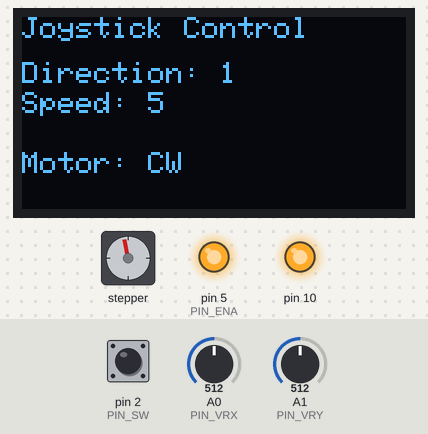
Simulated run of this program. Board: Arduino Uno, built with avr-gcc and run on an emulated ATmega328P. Parts: 128×64 one-colour display, stepper motor, output pins drawn as LEDs (lit = HIGH). The test bench sets the inputs (shaded band); at power-on: A0 (PIN_VRX) = 512, pin 2 (PIN_SW) LOW, A1 (PIN_VRY) = 512. Stepper angles assume 200 steps per turn; what the program prints to the serial monitor is not drawn.

Above: at 3.4 s.
3.5 s: A0 (PIN_VRX) set to 411
At 5.13 s:
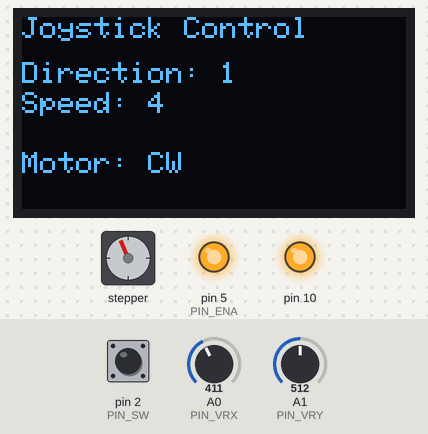
6.5 s: A0 (PIN_VRX) set to 392
At 7.8 s:
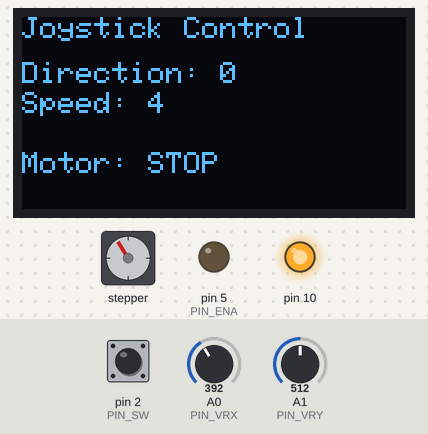
8.1 s: A0 (PIN_VRX) set to 312
At 8.7 s:
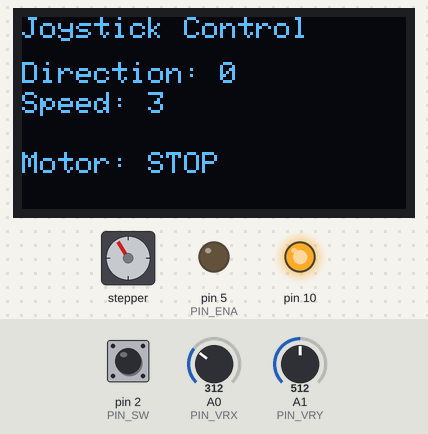
9.7 s: A0 (PIN_VRX) set to 283
At 10.27 s:
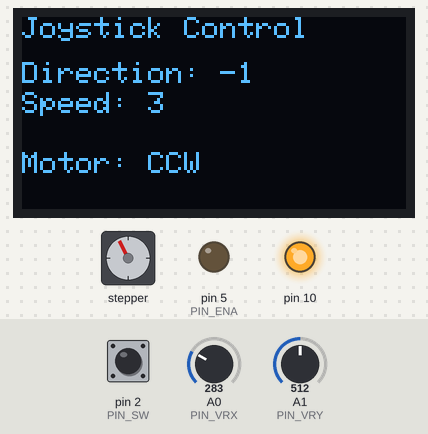
12.2 s: A0 (PIN_VRX) set to 716
At 12.47 s:
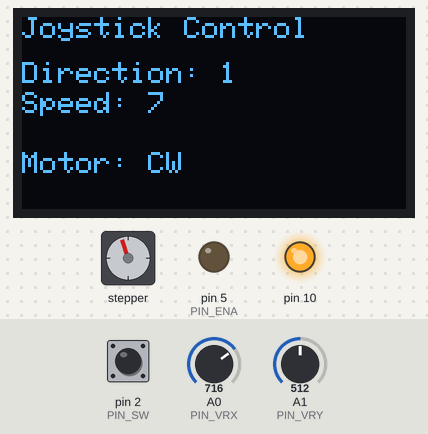
15.2 s: A0 (PIN_VRX) set to 1014
At 15.45 s:
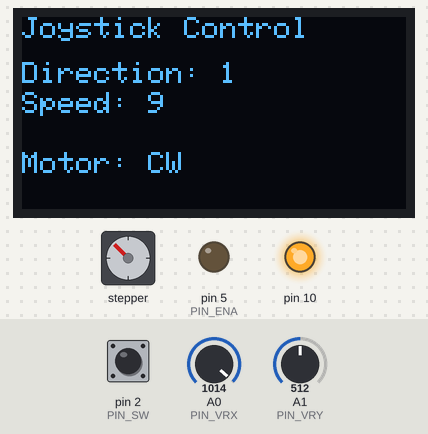
18.2 s: A0 (PIN_VRX) set to 1023
Timing chart, 0 to 24.5 s (numbered marks = the images above; inputs shaded):
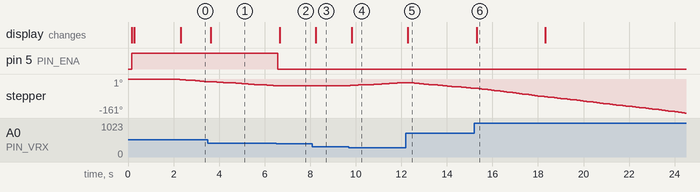

Measured:
- the behaviour switches between 400 and 399 on A0 (PIN_VRX) (found by bisection; images 1 and 2)
- the behaviour switches between 301 and 300 on A0 (PIN_VRX) (found by bisection; images 3 and 4)
- after the input at 3.5 s, the display: changes after 0.13 s (image 1)
- after the input at 6.5 s, pin 5 (PIN_ENA): HIGH → LOW after 0.08 s; stepper: stops changing and stays -31°; the display: changes after 0.16 s (image 2)
- after the input at 8.1 s, the display: changes after 0.15 s (image 3)
- after the input at 9.7 s, stepper: keeps turning clockwise at about 6°/s, starting after 0.06 s; the display: changes after 0.12 s (image 4)
- after the input at 12.2 s, the display: changes after 0.09 s (image 5)
- after the input at 15.2 s, the display: changes after 0.11 s (image 6)

The program:

main.cpp
```cpp
#include <Arduino.h>
#include "Display.h"
#include "Joystick.h"
#include "StepperMotor.h"

void setup() {
  Serial.begin(9600);
  Serial.println(F("Starting JoyLight system..."));

  // 1. Initialize joystick
  initJoystick();
  // 2. Initialize display
  initDisplay();
  // 3. Initialize stepper motor
  initStepperMotor();

  // 4. Show welcome message
  clearDisplay();
  showText("JoyLight", 0, 0, 2);
  showText("System Ready", 0, 20);
  updateDisplay();
  delay(2000);

}

void loop() {
  // 1. Read joystick values
  JoystickValues joystickValues = readJoystickValues();

  // 2. Control stepper motor with joystick X-axis
  continuousMotorControlWithJoystick(joystickValues.valueX, joystickValues.valueX);

  // 3. Display joystick values and motor status
  int direction = getJoystickDirection(joystickValues.valueX);
  float speed = getJoystickSpeed(joystickValues.valueX);
  clearDisplay();
  showText("Joystick Control", 0, 0, 1);
  showValue("Direction", direction, 0, 15);
  showValue("Speed", speed, 0, 25);

  // 4. Show motor direction and speed info

  if (direction == 0) {
    showText("Motor: STOP", 0, 45);
  } else if (direction == 1) {
    showText("Motor: CW", 0, 45);
  } else if (direction == -1) {
    showText("Motor: CCW", 0, 45);
  } else {
    showText("Motor: ERROR", 0, 45);
  }

  updateDisplay();

}
```

Display.h
```cpp
#ifndef DISPLAY_H
#define DISPLAY_H

#include <Adafruit_GFX.h>
#include <Adafruit_SH110X.h>

// Display configuration
#define SCREEN_WIDTH 128
#define SCREEN_HEIGHT 64

// Waveshare 10451 OLED 1.3" 128x64px Configuration
// SPI Configuration (dla Waveshare 10451)
#define OLED_MOSI   11  // DIN
#define OLED_CLK    13  // CLK
#define OLED_DC     9   // DC
#define OLED_CS     10  // CS
#define OLED_RESET  8   // RST

// I2C Configuration (alternatywa dla Waveshare 10451)
#define I2C_OLED_RESET -1 // Reset pin # (or -1 if sharing Arduino reset pin)
#define SCREEN_ADDRESS 0x3C ///< See datasheet for Address; 0x3D for 128x64, 0x3C for 128x32

// Display object
extern Adafruit_SH1106G display;

// Function declarations
void initDisplay();
void clearDisplay();
void showText(const char* text, int x = 0, int y = 0, int size = 1);
void showValue(const char* label, int value, int x = 0, int y = 0);
void updateDisplay();

#endif
```

Joystick.h
```cpp
#ifndef JOYSTICK_H
#define JOYSTICK_H

// Joystick pin configuration
#define PIN_VRX A0
#define PIN_VRY A1
#define PIN_SW  2

struct JoystickValues {
    int valueX;
    int valueY;
    int valueButton;
  };

// Joystick variables
extern int cx; // kalibracja środka
extern JoystickValues values;

// Function declarations
void initJoystick();
JoystickValues readJoystickValues();
void calibrateCenter();

#endif
```

StepperMotor.h
```cpp
#ifndef STEPPER_MOTOR_H
#define STEPPER_MOTOR_H

#include <Arduino.h>
#include <AccelStepper.h>

// Pin definitions for TB6560 stepper driver
#define PIN_STEP 3    // CLK+ - Step signal (PWM)
#define PIN_DIR  4    // CW+ - Direction signal
#define PIN_ENA  5    // ENA+ - Enable signal

// Potentiometer pin for speed control
#define PIN_POT A0    // Analog pin for potentiometer

// Stepper motor configuration
#define STEPS_PER_REV 200  // Steps per revolution (1.8° stepper)
#define MAX_SPEED 500     // Maximum speed in steps per second
#define ACCELERATION 500   // Acceleration in steps per second squared

// Global AccelStepper object
extern AccelStepper stepper;

// Function declarations
void initStepperMotor();
void enableStepperMotor();
void disableStepperMotor();
void setDirection(bool clockwise);
void stepMotor(int steps);
void rotateDegrees(float degrees);
void rotateRevolutions(float revolutions);
void setSpeed(float speed);
void setAcceleration(float acceleration);
void runMotor();
void stopMotor();
void moveToPosition(long position);
void moveRelative(long steps);

// Joystick control functions
void continuousMotorControlWithJoystick(int joystickX, int joystickY);
int getJoystickDirection(int joystickX);
float getJoystickSpeed(int joystickX);


#endif // STEPPER_MOTOR_H
```

Display.cpp
```cpp
#include "Display.h"


// Display object definition - SPI version dla Waveshare 10451
Adafruit_SH1106G display(SCREEN_WIDTH, SCREEN_HEIGHT,
  &SPI, OLED_DC, OLED_RESET, OLED_CS);

void initDisplay() {
  // Inicjalizacja SPI dla Waveshare 10451
  SPI.begin();
  Serial.println(F("Initializing SPI mode..."));

  // Próba inicjalizacji wyświetlacza SPI
  if(!display.begin(0x3C)) {
    Serial.println(F("SH110X SPI allocation failed"));
    Serial.println(F("Check SPI wiring"));
    for(;;); // Błąd - zatrzymaj
  }
  display.clearDisplay();
  display.setTextSize(1);
  display.setTextColor(SH110X_WHITE);
  display.setCursor(0,0);
  display.println(F("Hello OLED!"));
  display.display();
}

void clearDisplay() {
  display.clearDisplay();
}

void showText(const char* text, int x, int y, int size) {
  display.setTextSize(size);
  display.setCursor(x, y);
  display.println(text);
}

void showValue(const char* label, int value, int x, int y) {
  display.setCursor(x, y);
  display.print(label);
  display.print(": ");
  display.println(value);
}

void updateDisplay() {
  display.display();
}
```

Joystick.cpp
```cpp
#include "Joystick.h"
#include <Arduino.h>

// Joystick variables definition
int cx = 0; // kalibracja środka
int valueX = 0;
int valueY = 0;
int valueButton = 0;

void initJoystick() {
  pinMode(PIN_VRX, INPUT);
  Serial.println(F("Joystick initialized"));

  // Kalibracja środka
  calibrateCenter();
}


JoystickValues readJoystickValues() {
  valueX = analogRead(PIN_VRX);
  valueY = analogRead(PIN_VRY);
  valueButton = digitalRead(PIN_SW);


  return { valueX, valueY, valueButton };
}

void calibrateCenter() {
  // Pobierz kilka odczytów i oblicz średnią jako środek
  int sum = 0;
  for(int i = 0; i < 10; i++) {
    sum += analogRead(PIN_VRX);
    delay(10);
  }
  cx = sum / 10;

  Serial.print(F("Joystick center calibrated at: "));
  Serial.println(cx);
}
```

StepperMotor.cpp
```cpp
#include "StepperMotor.h"

// Create AccelStepper object for TB6560 driver (Driver mode)
AccelStepper stepper(AccelStepper::DRIVER, PIN_STEP, PIN_DIR);

void initStepperMotor() {
  // Configure enable pin as output
  pinMode(PIN_ENA, OUTPUT);
  pinMode(PIN_DIR, OUTPUT);
  pinMode(PIN_STEP, OUTPUT);

  // Configure potentiometer pin as input
  pinMode(PIN_POT, INPUT);

  // Initialize stepper motor settings
  stepper.setMaxSpeed(MAX_SPEED);
  stepper.setAcceleration(ACCELERATION);
  stepper.setCurrentPosition(0);

  // Disable motor initially
  enableStepperMotor();

  Serial.println(F("AccelStepper motor initialized"));
  Serial.print(F("Max speed: "));
  Serial.print(MAX_SPEED);
  Serial.println(F(" steps/sec"));
  Serial.print(F("Acceleration: "));
  Serial.print(ACCELERATION);
  Serial.println(F(" steps/sec²"));
  Serial.println(F("Potentiometer connected to A0"));
}

void enableStepperMotor() {
  digitalWrite(PIN_ENA, HIGH);
  Serial.println(F("Stepper motor enabled"));
}

void disableStepperMotor() {
  digitalWrite(PIN_ENA, LOW);
  Serial.println(F("Stepper motor disabled"));
}

void setDirection(bool clockwise) {
  // Direction is handled automatically by AccelStepper
  // This function is kept for compatibility
  Serial.println(clockwise ? F("Direction: Clockwise") : F("Direction: Counter-clockwise"));
}

void setSpeed(float speed) {
  stepper.setMaxSpeed(speed);
  Serial.print(F("Speed set to: "));
  Serial.print(speed);
  Serial.println(F(" steps/sec"));
}

void setAcceleration(float acceleration) {
  stepper.setAcceleration(acceleration);
  Serial.print(F("Acceleration set to: "));
  Serial.print(acceleration);
  Serial.println(F(" steps/sec²"));
}

void stepMotor(int steps) {
  if (steps == 0) return;

  enableStepperMotor();

  // Move relative to current position
  stepper.move(steps);

  // Run the motor until it reaches the target
  while (stepper.distanceToGo() != 0) {
    stepper.run();
  }

  disableStepperMotor();
}

void rotateDegrees(float degrees) {
  int steps = (int)(degrees * STEPS_PER_REV / 360.0);
  stepMotor(steps);
}

void rotateRevolutions(float revolutions) {
  int steps = (int)(revolutions * STEPS_PER_REV);
  stepMotor(steps);
}

void moveToPosition(long position) {
  enableStepperMotor();
  stepper.moveTo(position);

  while (stepper.distanceToGo() != 0) {
    stepper.run();
  }

  disableStepperMotor();
}

void moveRelative(long steps) {
  stepMotor(steps);
}

void runMotor() {
  stepper.run();
}

void stopMotor() {
  stepper.stop();
  disableStepperMotor();
}

// Joystick control functions implementation
int getJoystickDirection(int value) {
  // Create dead zone in the middle (around 512)
  // Using a wider dead zone for better control

  int leftMax = 300;
  int rightMax = 400;

  if (value > leftMax && value < rightMax) {
    return 0; // Stop - middle position - stop
  } else if (value <= leftMax) {
    return -1; // Counter-clockwise - left side
  } else {
    return 1; // Clockwise - right side
  }
}

float getJoystickSpeed(int value) {
  // TODO ZROBIC ZEBY wartość od zera do srodka była 0-10, a od srodka do max była 10-0


  // int center = 412;
  // int distance = abs(value - center);
  // Map distance to speed (0 to MAX_SPEED)
  // Start from dead zone edge (112 from center) to max distance (512 from center)
  // Serial.print(F("Joystick value: "));
  // Serial.println(distance);

  // Mapuj odległość: 10-1023 → 0-10
  float speed = map(value, 10, 1023, 1, 10);

  Serial.print(F("Joystick speed: "));
  Serial.println(speed);

  // Ograniczenia prędkości
  // if (speed < 100) speed = 100;  // Minimum dla płynnego ruchu
  // if (speed > MAX_SPEED) speed = MAX_SPEED;

  return speed;
}

void continuousMotorControlWithJoystick(int joystickX, int joystickY) {
  int direction = getJoystickDirection(joystickX);
  float speed = getJoystickSpeed(joystickY);
  Serial.print(F("Joystick speed: "));
  Serial.println(speed);

  // set speed
  if (direction == -1) {
    stepper.setSpeed(speed);
  } else if (direction == 1) {
    stepper.setSpeed(-speed);
  } else {
    stepper.stop();
    disableStepperMotor();
    return;
  }

  // run motor
  stepper.runSpeed();
}

void simpleMotorTest() {
  Serial.println(F("=== ACCELSTEPPER MOTOR TEST ==="));

  // Enable motor
  enableStepperMotor();

  // Set conservative speed and acceleration for 6V motor
  stepper.setMaxSpeed(1000);
  stepper.setSpeed(500);
  stepper.runSpeed();
}
```
